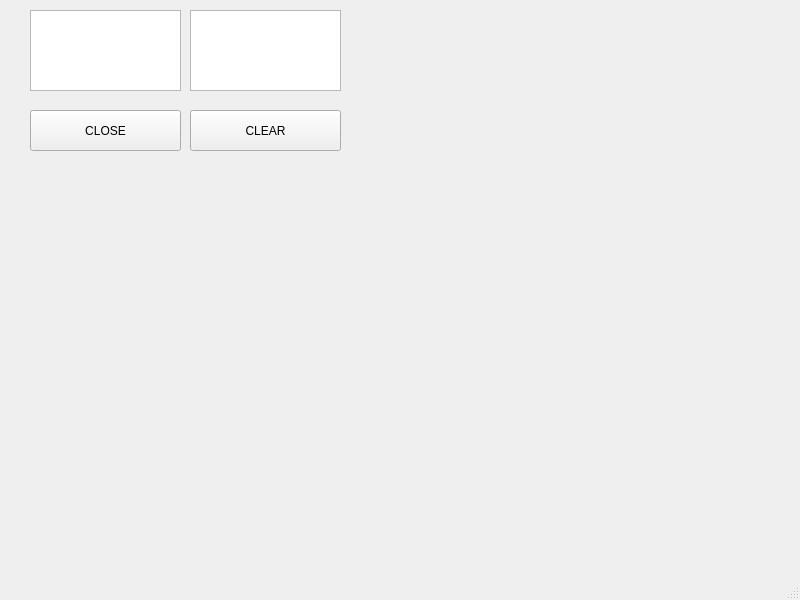
<?xml version="1.0" encoding="UTF-8"?>
<ui version="4.0">
 <class>MainWindow</class>
 <widget class="QMainWindow" name="MainWindow">
  <property name="geometry">
   <rect>
    <x>0</x>
    <y>0</y>
    <width>800</width>
    <height>600</height>
   </rect>
  </property>
  <property name="windowTitle">
   <string>MainWindow</string>
  </property>
  <widget class="QWidget" name="centralwidget">
   <widget class="QTextEdit" name="textEdit">
    <property name="geometry">
     <rect>
      <x>30</x>
      <y>10</y>
      <width>151</width>
      <height>81</height>
     </rect>
    </property>
   </widget>
   <widget class="QTextEdit" name="textEdit_2">
    <property name="geometry">
     <rect>
      <x>190</x>
      <y>10</y>
      <width>151</width>
      <height>81</height>
     </rect>
    </property>
   </widget>
   <widget class="QPushButton" name="pushButton">
    <property name="geometry">
     <rect>
      <x>30</x>
      <y>110</y>
      <width>151</width>
      <height>41</height>
     </rect>
    </property>
    <property name="text">
     <string>CLOSE</string>
    </property>
   </widget>
   <widget class="QPushButton" name="pushButton_2">
    <property name="geometry">
     <rect>
      <x>190</x>
      <y>110</y>
      <width>151</width>
      <height>41</height>
     </rect>
    </property>
    <property name="text">
     <string>CLEAR</string>
    </property>
   </widget>
  </widget>
  <widget class="QMenuBar" name="menubar">
   <property name="geometry">
    <rect>
     <x>0</x>
     <y>0</y>
     <width>800</width>
     <height>20</height>
    </rect>
   </property>
  </widget>
  <widget class="QStatusBar" name="statusbar"/>
 </widget>
 <resources/>
 <connections>
  <connection>
   <sender>pushButton</sender>
   <signal>clicked()</signal>
   <receiver>MainWindow</receiver>
   <slot>close()</slot>
   <hints>
    <hint type="sourcelabel">
     <x>103</x>
     <y>149</y>
    </hint>
    <hint type="destinationlabel">
     <x>128</x>
     <y>220</y>
    </hint>
   </hints>
  </connection>
 </connections>
</ui>
